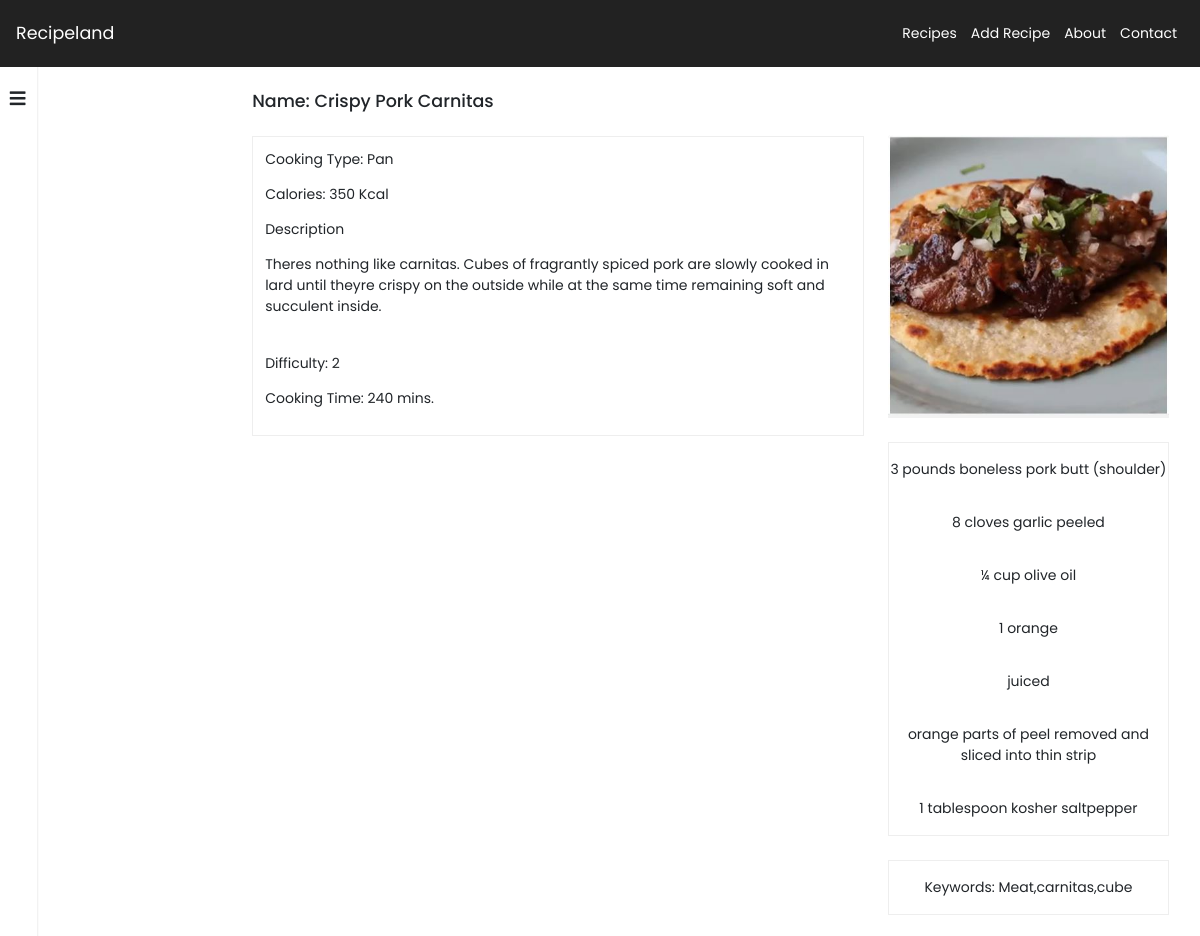
/recipe-info.php?id=19, run on the app's committed database.
### tables this page shows
CREATE TABLE `recipes` (
  `id` int(11) NOT NULL,
  `name` varchar(50) NOT NULL,
  `type` varchar(50) NOT NULL,
  `calories` double NOT NULL,
  `difficulty` int(11) NOT NULL,
  `cookingtime` int(11) NOT NULL,
  `description` varchar(500) NOT NULL,
  `keywords` varchar(500) NOT NULL,
  `ingredients` varchar(500) NOT NULL
);

### db.php (called while the page is built, shortened)
<?php
$vt = mysqli_connect("localhost", "root", "", "recipesdb");
mysqli_set_charset($vt,'utf8');
class Recipe{
    function __construct($info,$vt)
    {
        $this->id = $info['id'];
        $this->name = $info['name'];
        $this->type  = $info['type'];
        $this->calories = $info['calories'];
        $this->difficulty = $info['difficulty'];
        $this->cookingtime = $info['cookingtime'];
        $this->description = $info['description'];
        $this->keywords = $info['keywords'];
        $this->ingredients = $info['ingredients'];
        $stmt = $vt->query("SELECT * FROM recipesteps WHERE recipeid=$this->id");
        $stmt = $vt->query("SELECT * FROM recipeimages WHERE recipeid=$this->id");
    }
}
function getRecipe($id)
{
    global $vt;
    $stmt = $vt->query("SELECT * FROM recipes WHERE id=$id");
    if($row = $stmt->fetch_assoc()){
        return new Recipe($row,$vt);
    }
    else return false;
}

### recipe-info.php (the view, shortened to what this page needs)
<!doctype html>
<html lang="en">
<?php
require_once 'db.php';
$recipe = getRecipe($_GET['id']);
?>
<head>
    <link rel="stylesheet" href="https://stackpath.bootstrapcdn.com/bootstrap/4.3.1/css/bootstrap.min.css">
    <link rel="stylesheet" href="https://cdnjs.cloudflare.com/ajax/libs/font-awesome/5.15.3/css/all.min.css">
    <link rel="stylesheet" href="css/style.css">
</head>
<body>
    <?php
    require_once 'header.php';
    ?>
    <div class="main-content">
        <?php
        require_once 'quickaccess.php';
        ?>
        <div class="right-main-content ">
            <div class="recipe-info-container">
                <div class="info-container-left">
                    <h5 class="left-recipe-name">Name: <?php echo $recipe->name; ?> </h5>
                    <div class="left-recipe-info d-flex align-items-start flex-column justify-content-between">
                        <div class="recipe-info-top">
                            <p class="info-top-type">Cooking Type: <?php echo $recipe->type; ?></p>
                            <p class="info-top-calories">Calories: <?php echo $recipe->calories; ?> Kcal</p>
                            <p class="info-top-description">Description</p>
                            <p class="info-top-description"><?php echo $recipe->description; ?></p>
                        </div>
                        <div class="recipe-info-bottom">
                            <p class="info-bottom-difficulty">Difficulty: <?php echo $recipe->difficulty; ?></p>
                            <p class="info-bottom-time">Cooking Time: <?php echo $recipe->cookingtime; ?> mins.</p>
                        </div>
                    </div>
                </div>
                <div class="info-container-right">
                    <?php
                    echo "<img src='{$recipe->images[0]}'>";
                    ?>
                    <div class="ingredients-container">
                        <div class="ingredient-item">
                            <?php
                            $ingredients = explode(',', $recipe->ingredients);
                            foreach ($ingredients as $ing) {
                                echo "<p>$ing</p>";
                            }
                            ?>
                        </div>
                    </div>
                    <div class="ingredients-container"> <?php echo "<p>Keywords: $recipe->keywords</p>"; ?></div>
                    <br>
                </div>
            </div>
        </div>
    </div>
</body>
</html>

### css/style.css (style rules this page uses)
* { padding: 0px; margin: 0px; text-decoration: none !important; font-size: 14px; outline: none; }
body { font-family: 'Poppins', sans-serif; overflow-y: scroll; min-height: 100vh; }
.main-content { min-height: 100vh; display: -webkit-box; display: -ms-flexbox; display: flex; }
.main-content .right-main-content { width: 100% !important; position: relative; }
.main-content .right-main-content .recipe-info-container { margin-top: 24px; display: -ms-grid; display: grid; -ms-grid-columns: 2fr 1fr; grid-template-columns: 2fr 1fr; grid-gap: 24px; }
.main-content .right-main-content .recipe-info-container .info-container-left { margin-left: 12px; }
.main-content .right-main-content .recipe-info-container .info-container-left .left-recipe-name { margin-bottom: 24px; }
.main-content .right-main-content .recipe-info-container .info-container-left .left-recipe-info { height: 300px; border: 1px solid #eee; padding: 12px; margin-bottom: 32px; }
.main-content .right-main-content .recipe-info-container .info-container-right { margin-top: 44px; }
.main-content .right-main-content .recipe-info-container .info-container-right img { width: 90%; }
.main-content .right-main-content .recipe-info-container .info-container-right .ingredients-container { width: 90%; border: 1px solid #eee; margin-top: 24px; text-align: center; }
.main-content .right-main-content .recipe-info-container .info-container-right .ingredients-container p { margin-bottom: 0rem; padding: 16px 0px; }

### data on the page
recipes: name "Crispy Pork Carnitas", type "Pan", calories "350", description "Theres nothing like carnitas. Cubes of fragrantly spiced pork are slowly cooked in lard until theyre crispy on the outside while at the same time remaining soft and succulent inside.", difficulty "2", cookingtime "240", ingredients "3 pounds boneless pork butt (shoulder)", ingredients "8 cloves garlic peeled", ingredients "¼ cup olive oil", ingredients "1 orange", ingredients "juiced", ingredients "orange parts of peel removed and sliced into thin strip", ingredients "1 tablespoon kosher saltpepper", keywords "Meat,carnitas,cube"
